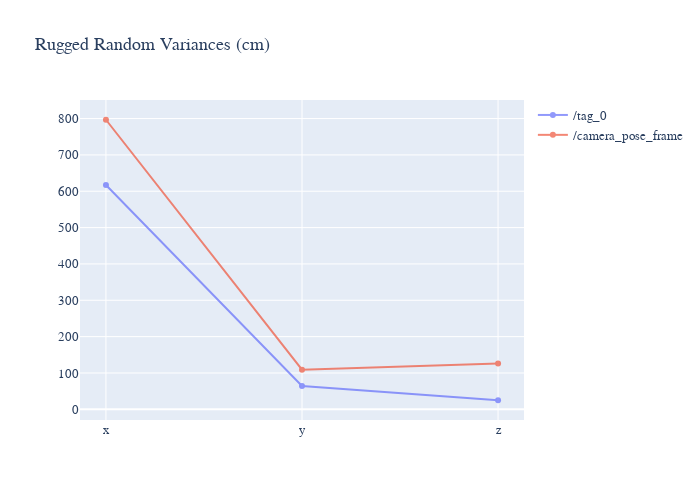

This figure's notebook cell:
### Code cell
# 4. Rugged Random Dataset: Variances of TAG & Pose
variance("rugged_random.csv", "Rugged Random Variances (cm)")

### Figure 1 — Plotly figure (JSON) as saved in the notebook; plotly's stock layout.template omitted (floating-point values rounded to 4 significant figures)
{"data": [{"mode": "lines+markers", "name": "/tag_0", "opacity": 0.7, "type": "scatter", "x": ["x", "y", "z"], "y": [617.3, 63.96, 24.95]}, {"mode": "lines+markers", "name": "/camera_pose_frame", "opacity": 0.7, "type": "scatter", "x": ["x", "y", "z"], "y": [796.7, 109.0, 126.0]}], "layout": {"font": {"family": "Courier New, monospace", "size": 13}, "height": 500, "title": {"text": "Rugged Random Variances (cm)"}, "width": 700}}
